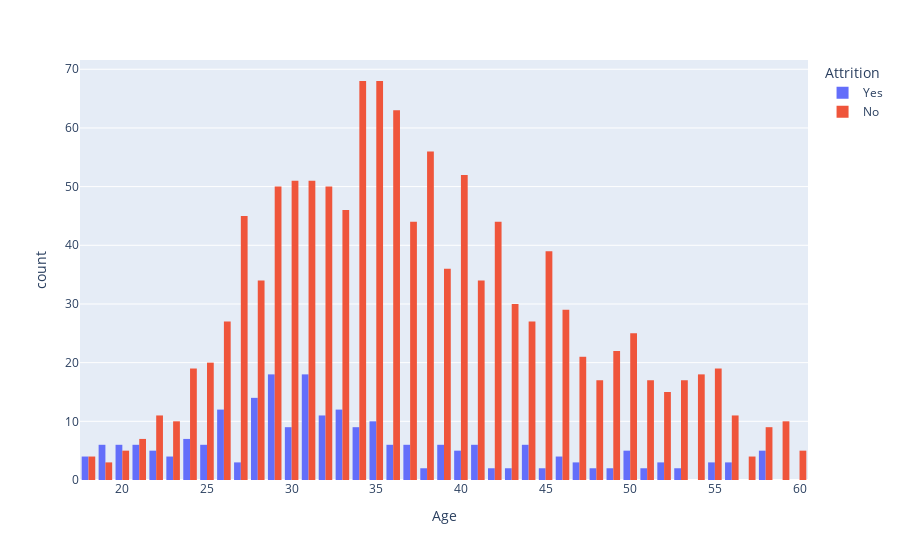

Notebook code cell kept with this figure:
### Markdown cell above
### Age
The age of the employee. **Numerical**

### Code cell
fig = px.histogram(df, x="Age", color=target_column_name, barmode="group", )
fig.update_layout()
fig.show()

### Figure 1 — Plotly figure (JSON) as saved in the notebook; plotly's stock layout.template omitted (floating-point values rounded to 4 significant figures; data arrays with more than 128 entries replaced by an {"elided": "..."} marker saying what was removed)
{"data": [{"alignmentgroup": "True", "bingroup": "x", "hovertemplate": "Attrition=Yes<br>Age=%{x}<br>count=%{y}<extra></extra>", "legendgroup": "Yes", "marker": {"color": "#636efa", "pattern": {"shape": ""}}, "name": "Yes", "offsetgroup": "Yes", "orientation": "v", "showlegend": true, "type": "histogram", "x": {"elided": "237 int values"}, "xaxis": "x", "yaxis": "y"}, {"alignmentgroup": "True", "bingroup": "x", "hovertemplate": "Attrition=No<br>Age=%{x}<br>count=%{y}<extra></extra>", "legendgroup": "No", "marker": {"color": "#EF553B", "pattern": {"shape": ""}}, "name": "No", "offsetgroup": "No", "orientation": "v", "showlegend": true, "type": "histogram", "x": {"elided": "1233 int values"}, "xaxis": "x", "yaxis": "y"}], "layout": {"barmode": "group", "legend": {"title": {"text": "Attrition"}, "tracegroupgap": 0}, "margin": {"t": 60}, "xaxis": {"anchor": "y", "domain": [0, 1], "title": {"text": "Age"}}, "yaxis": {"anchor": "x", "domain": [0, 1], "title": {"text": "count"}}}}
